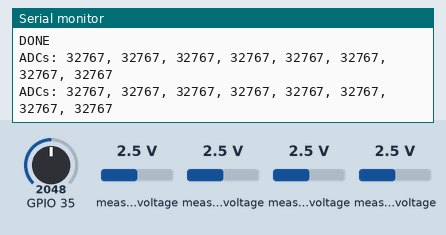
A sketch run on a simulated ESP32. Shown: the last lines printed to the serial monitor. Inputs (shaded band) come from the test bench; at power-on: measured voltage 2.5 V, GPIO 35 = 2048. The local clock reads 2024-03-15 10:24:30 at power-on unless the sketch sets it; storage starts empty.

Above: at 8.2 s.
8.3 s: measured voltage (sensor 200) set to 0.1 V
At 9.7 s:
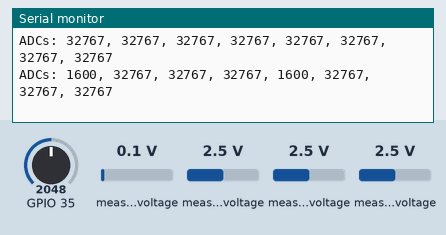
9.8 s: measured voltage (sensor 201) set to 0.1 V
At 10.7 s:
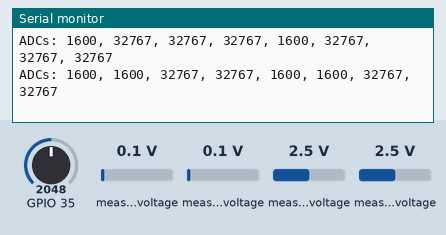
11.3 s: measured voltage (sensor 202) set to 0.1 V
At 12.0 s:
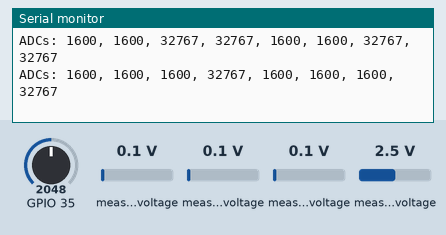
12.8 s: measured voltage (sensor 203) set to 0.1 V
At 14.1 s:
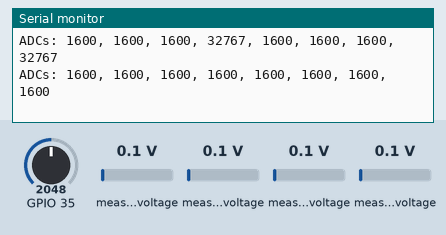
14.3 s: measured voltage (sensor 200) set to 1.2 V
At 15.5 s:
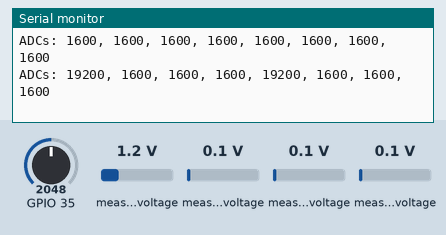
15.8 s: measured voltage (sensor 201) set to 1.2 V
At 15.8 s:
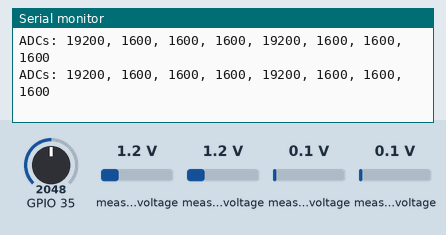
Timing chart, 0 to 18.3 s (numbered marks = the images above; inputs shaded):
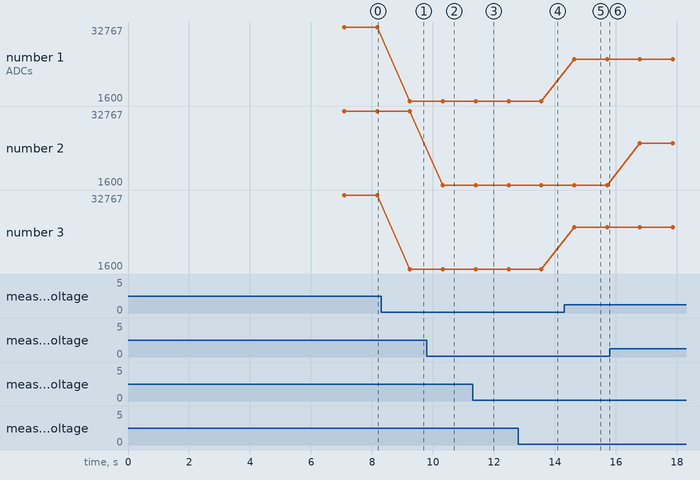

The sketch:

Function_Tests.ino
```cpp
#include <Adafruit_ADS1X15.h>
#include <RTClib.h>
#include <Wire.h>
#include "SPI.h"
#include <SD.h>
#include "stdlib.h"


#define R2 10000.00
#define R1 100000.00
#define MAX_ADC 19999
#define MAX_ADCV 2.048
#define SERIESRESISTOR 10000.000
#define SD_CHIP_SELECT 4

Adafruit_ADS1115 ads1, ads2;
RTC_DS3231 rtc_3231;

float vin;
float tempC1, tempC2, tempC3, tempC4, tempC5, tempC6, tempC7, tempC8;

void setup() {
  Serial.begin(9600);
  delay(7000);
  Serial.println(__FILE__);
  Wire.begin();

  if (!rtc_3231.begin()) {
    Serial.println("Couldn't find RTC!");
    while (1);
  }

  char datetime[32] = "YYYY/MM/DD hh:mm:ss";
  rtc_3231.now().toString(datetime);
  Serial.print("current RTC date-time: ");
  Serial.println(datetime);

  if (rtc_3231.lostPower()) {
    DateTime dt = inputDateTime();
    while (!dt.isValid()) {
      Serial.println(" RTC lost power. Enter valid date time");
      dt = inputDateTime();
    }
    rtc_3231.adjust(dt);
  }

  if (!SD.begin(SD_CHIP_SELECT)) {
    Serial.println("Card failed, or not present");
    // don't do anything more:
    while (1);
  }
  Serial.println("card initialized.");

  ads1.setGain(GAIN_TWO);  // 2x gain   +/- 2.048V  1 bit = 1mV      0.0625mV
  ads2.setGain(GAIN_TWO);  // 2x gain   +/- 2.048V  1 bit = 1mV      0.0625mV

  if (!ads1.begin(0x48)) {
    Serial.println("Failed to initialize ADS1.");
    while (1)
      ;
  }

  if (!ads2.begin(0x49)) {
    Serial.println("Failed to initialize ADS2.");
    while (1)
      ;
  }

  Serial.println("DONE");
}

void loop() {
  readThermistor();
  vin = measureVoltage();

  // Serial.printf("t1: %s, t2: %s, t3: %s, t4: %s \n",tempC1,tempC2,tempC3,tempC4);
  // Serial.printf("t5: %s, t6: %s, t7: %s, t8: %s \n",tempC5,tempC6,tempC7,tempC8);
  // Serial.printf("vin: %s, %c\n\n",vin,'b');
  writeSD();

  delay(1000);
}
```

functions.ino
```cpp
float measureVoltage() {
  pinMode(A7, INPUT);
  return analogRead(A7) * 0.006445;
  //  int value = analogRead(A0);
  //  float vout = (value * 3.37046) / 1024.0; // The value of 2.97 is the calibrated Arduino ADC reference voltage (nominally 3.3V).  Worth double checking using a AC->DC converter.
  //  return vout / (R2 / (R1 + R2));
}

void readThermistor() {

  int16_t ADCout1 = ads1.readADC_SingleEnded(0);  //A0 input on ADS1115; change to 1=A1, 2=A2, 3=A3
  int16_t ADCout2 = ads1.readADC_SingleEnded(1);  //A0 input on ADS1115; change to 1=A1, 2=A2, 3=A3
  int16_t ADCout3 = ads1.readADC_SingleEnded(2);  //A0 input on ADS1115; change to 1=A1, 2=A2, 3=A3
  int16_t ADCout4 = ads1.readADC_SingleEnded(3);  //A0 input on ADS1115; change to 1=A1, 2=A2, 3=A3
  int16_t ADCout5 = ads2.readADC_SingleEnded(0);  //A0 input on ADS1115; change to 1=A1, 2=A2, 3=A3
  int16_t ADCout6 = ads2.readADC_SingleEnded(1);  //A0 input on ADS1115; change to 1=A1, 2=A2, 3=A3
  int16_t ADCout7 = ads2.readADC_SingleEnded(2);  //A0 input on ADS1115; change to 1=A1, 2=A2, 3=A3
  int16_t ADCout8 = ads2.readADC_SingleEnded(3);  //A0 input on ADS1115; change to 1=A1, 2=A2, 3=A3

  Serial.printf("ADCs: %d, %d, %d, %d, %d, %d, %d, %d \n",
                ADCout1, ADCout2, ADCout3, ADCout4, ADCout5, ADCout6, ADCout7, ADCout8);

  float ohms1 = SERIESRESISTOR * ((MAX_ADC / (float)ADCout1) - 1);
  float ohms2 = SERIESRESISTOR * ((MAX_ADC / (float)ADCout2) - 1);
  float ohms3 = SERIESRESISTOR * ((MAX_ADC / (float)ADCout3) - 1);
  float ohms4 = SERIESRESISTOR * ((MAX_ADC / (float)ADCout4) - 1);
  float ohms5 = SERIESRESISTOR * ((MAX_ADC / (float)ADCout5) - 1);
  float ohms6 = SERIESRESISTOR * ((MAX_ADC / (float)ADCout6) - 1);
  float ohms7 = SERIESRESISTOR * ((MAX_ADC / (float)ADCout7) - 1);
  float ohms8 = SERIESRESISTOR * ((MAX_ADC / (float)ADCout8) - 1);

  // Serial.print("ohms: ");
  // Serial.print(ohms1, 6);
  // Serial.print(", ");
  // Serial.print(ohms2, 6);
  // Serial.print(", ");
  // Serial.print(ohms3, 6);
  // Serial.print(", ");
  // Serial.print(ohms4, 6);
  // Serial.print(", ");
  // Serial.print(ohms5, 6);
  // Serial.print(", ");
  // Serial.print(ohms6, 6);
  // Serial.print(", ");
  // Serial.print(ohms7, 6);
  // Serial.print(", ");
  // Serial.print(ohms8, 6);
  // Serial.println();

  // this function temp(ohms) is a little sus
  tempC1 = 62.57 - ohms1 * (0.005314) + 0.0000001827 * ohms1 * ohms1 - 0.000000000002448 * ohms1 * ohms1 * ohms1;
  tempC2 = 62.57 - ohms2 * (0.005314) + 0.0000001827 * ohms2 * ohms2 - 0.000000000002448 * ohms2 * ohms2 * ohms2;
  tempC3 = 62.57 - ohms3 * (0.005314) + 0.0000001827 * ohms3 * ohms3 - 0.000000000002448 * ohms3 * ohms3 * ohms3;
  tempC4 = 62.57 - ohms4 * (0.005314) + 0.0000001827 * ohms4 * ohms4 - 0.000000000002448 * ohms4 * ohms4 * ohms4;
  tempC5 = 62.57 - ohms5 * (0.005314) + 0.0000001827 * ohms5 * ohms5 - 0.000000000002448 * ohms5 * ohms5 * ohms5;
  tempC6 = 62.57 - ohms6 * (0.005314) + 0.0000001827 * ohms6 * ohms6 - 0.000000000002448 * ohms6 * ohms6 * ohms6;
  tempC7 = 62.57 - ohms7 * (0.005314) + 0.0000001827 * ohms7 * ohms7 - 0.000000000002448 * ohms7 * ohms7 * ohms7;
  tempC8 = 62.57 - ohms8 * (0.005314) + 0.0000001827 * ohms8 * ohms8 - 0.000000000002448 * ohms8 * ohms8 * ohms8;

  // Serial.print("TEMP: ");
  // Serial.print(tempC1, 6);
  // Serial.print(", ");
  // Serial.print(tempC2, 6);
  // Serial.print(", ");
  // Serial.print(tempC3, 6);
  // Serial.print(", ");
  // Serial.print(tempC4, 6);
  // Serial.print(", ");
  // Serial.print(tempC5, 6);
  // Serial.print(", ");
  // Serial.print(tempC6, 6);
  // Serial.print(", ");
  // Serial.print(tempC7, 6);
  // Serial.print(", ");
  // Serial.print(tempC8, 6);
  // Serial.println();
}

void writeSD() {
  File myFile = SD.open("SAPFLUX.txt", FILE_WRITE);

  char datetime[32] = "YYYY/MM/DD hh:mm:ss";
  rtc_3231.now().toString(datetime);
  myFile.print(datetime);

  char tempString[128];


  String outString = String(tempC1) + String(", ") + String(tempC2) + String(", ") + String(tempC3) + String(", ") + String(tempC4) + String(", ")
                     + String(tempC5) + String(", ") + String(tempC6) + String(", ") + String(tempC7) + String(", ") + String(tempC8) + String(", ") + 'b';

  myFile.print(" ");
  myFile.println(outString);


  myFile.close();  //Data is not actually written to file until this runs
}

DateTime inputDateTime() {
  char datetime[32] = "YYYY/MM/DD hh:mm:ss";
  rtc_3231.now().toString(datetime);
  Serial.print("current RTC time: ");
  Serial.println(datetime);

  while (Serial.available() > 0)
    Serial.read();

  Serial.println("enter date-time as YYYY/MM/dd hh:mm:ss");

  static char message[32];
  static unsigned int message_pos = 0;

  while (Serial.available() == 0)
    ;
  while (Serial.available() > 0) {
    char inByte = Serial.read();
    //Message coming in (check not terminating character) and guard for over message size
    if (inByte != '\n' && (message_pos < 32 - 1)) {
      //Add the incoming byte to our message
      message[message_pos] = inByte;
      message_pos++;
    }
    //Full message received...
    else {
      //Add null character to string
      message[message_pos] = '\0';

      //Print the message (or do other things)
      Serial.println(message);

      //Reset for the next message
      message_pos = 0;
    }
  }

  if (message) {
    int Year, Month, Day, Hour, Minute, Second;
    sscanf(message, "%d/%d/%d %d:%d:%d", &Year, &Month, &Day, &Hour, &Minute, &Second);

    Serial.print("input message: ");
    Serial.println(message);
    Serial.print("Values: ");
    Serial.print(Year);
    Serial.print("/");
    Serial.print(Month);
    Serial.print("/");
    Serial.print(Day);
    Serial.print(" ");
    Serial.print(Hour);
    Serial.print(":");
    Serial.print(Minute);
    Serial.print(":");
    Serial.println(Second);
    Serial.println();

    return DateTime(Year, Month, Day, Hour, Minute, Second);
  } else
    return DateTime(0, 0, 0, 0, 0, 0);
}
```

Measured:
- after the input at 8.3 s, the serial monitor: prints a new line after 0.95 s (image 1)
- after the input at 9.8 s, the serial monitor: prints a new line after 0.52 s (image 2)
- after the input at 11.3 s, the serial monitor: prints a new line after 0.10 s (image 3)
- after the input at 12.8 s, the serial monitor: prints a new line after 0.76 s (image 4)
- after the input at 14.3 s, the serial monitor: prints a new line after 0.34 s (image 5)
- plotted number 1: 32767 → 1600 after the input at 8.3 s, 1600 → 19200 after the input at 14.3 s
- plotted number 3: 32767 → 1600 after the input at 8.3 s, 1600 → 19200 after the input at 14.3 s
